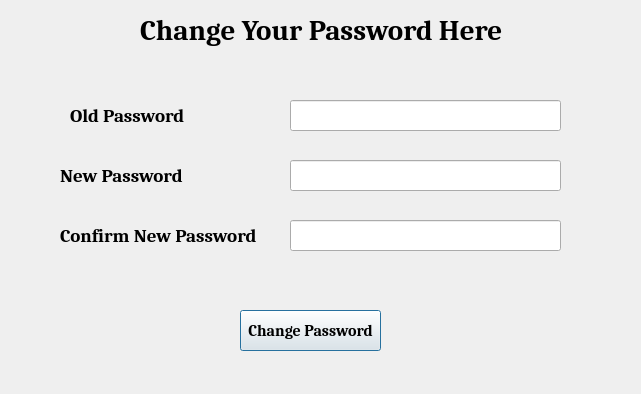
<?xml version="1.0" encoding="UTF-8"?>
<ui version="4.0">
 <class>Dialog</class>
 <widget class="QDialog" name="Dialog">
  <property name="geometry">
   <rect>
    <x>0</x>
    <y>0</y>
    <width>641</width>
    <height>394</height>
   </rect>
  </property>
  <property name="windowTitle">
   <string>Dialog</string>
  </property>
  <widget class="QLabel" name="lbl_newpswd">
   <property name="geometry">
    <rect>
     <x>60</x>
     <y>160</y>
     <width>181</width>
     <height>31</height>
    </rect>
   </property>
   <property name="font">
    <font>
     <family>Cambria</family>
     <pointsize>14</pointsize>
     <weight>75</weight>
     <bold>true</bold>
    </font>
   </property>
   <property name="text">
    <string>New Password</string>
   </property>
  </widget>
  <widget class="QLineEdit" name="txt_pwd">
   <property name="geometry">
    <rect>
     <x>290</x>
     <y>160</y>
     <width>271</width>
     <height>31</height>
    </rect>
   </property>
   <property name="echoMode">
    <enum>QLineEdit::Password</enum>
   </property>
  </widget>
  <widget class="QPushButton" name="btn_chng_pswd">
   <property name="geometry">
    <rect>
     <x>240</x>
     <y>310</y>
     <width>141</width>
     <height>41</height>
    </rect>
   </property>
   <property name="font">
    <font>
     <family>Cambria</family>
     <pointsize>12</pointsize>
     <weight>75</weight>
     <bold>true</bold>
    </font>
   </property>
   <property name="text">
    <string>Change Password</string>
   </property>
  </widget>
  <widget class="QLabel" name="lbl_oldpswd">
   <property name="geometry">
    <rect>
     <x>70</x>
     <y>100</y>
     <width>141</width>
     <height>31</height>
    </rect>
   </property>
   <property name="font">
    <font>
     <family>Cambria</family>
     <pointsize>14</pointsize>
     <weight>75</weight>
     <bold>true</bold>
    </font>
   </property>
   <property name="text">
    <string>Old Password</string>
   </property>
  </widget>
  <widget class="QLabel" name="lbl_head">
   <property name="geometry">
    <rect>
     <x>140</x>
     <y>10</y>
     <width>371</width>
     <height>41</height>
    </rect>
   </property>
   <property name="font">
    <font>
     <family>Cambria</family>
     <pointsize>22</pointsize>
     <weight>75</weight>
     <bold>true</bold>
    </font>
   </property>
   <property name="text">
    <string>Change Your Password Here</string>
   </property>
  </widget>
  <widget class="QLineEdit" name="txt_pwd_2">
   <property name="geometry">
    <rect>
     <x>290</x>
     <y>100</y>
     <width>271</width>
     <height>31</height>
    </rect>
   </property>
   <property name="echoMode">
    <enum>QLineEdit::Password</enum>
   </property>
  </widget>
  <widget class="QLineEdit" name="txt_pwd_3">
   <property name="geometry">
    <rect>
     <x>290</x>
     <y>220</y>
     <width>271</width>
     <height>31</height>
    </rect>
   </property>
   <property name="echoMode">
    <enum>QLineEdit::Password</enum>
   </property>
  </widget>
  <widget class="QLabel" name="lbl_pwd_2">
   <property name="geometry">
    <rect>
     <x>60</x>
     <y>220</y>
     <width>211</width>
     <height>31</height>
    </rect>
   </property>
   <property name="font">
    <font>
     <family>Cambria</family>
     <pointsize>14</pointsize>
     <weight>75</weight>
     <bold>true</bold>
    </font>
   </property>
   <property name="text">
    <string>Confirm New Password</string>
   </property>
  </widget>
 </widget>
 <tabstops>
  <tabstop>txt_pwd_2</tabstop>
  <tabstop>txt_pwd</tabstop>
  <tabstop>txt_pwd_3</tabstop>
  <tabstop>btn_chng_pswd</tabstop>
 </tabstops>
 <resources/>
 <connections/>
</ui>
